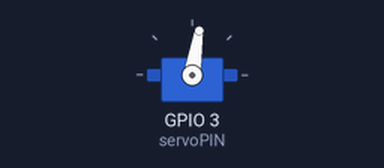
The program below on a simulated Raspberry Pi (BCM pin numbers). On the bench: servo. Servo angles are drawn from the pulse width (0.5 ms = 0°, 2.5 ms = 180°). At 1.0 s the program stops and its outputs stay as they are.

Above: at 0.1 s.
Timing chart, 0 to 1.6 s (numbered marks = the images above):
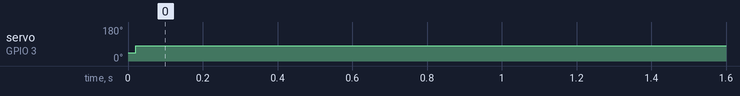

The program:

motor_angle_setup.py
```python
# Raspberry pi 4 + Ubuntu 20.04 + python3
# Servomotor MG 946R & MG 995 at pin number 03

import time
from time import sleep
import RPi.GPIO as GPIO

# 1. PIN NO. SET
servoPIN = 3
GPIO.setmode(GPIO.BCM)
GPIO.setwarnings(False)
GPIO.setup(servoPIN, GPIO.OUT, initial=GPIO.HIGH)

# 2. PWM SET
p = GPIO.PWM(servoPIN, 50)
p.start(5)

# 3. SET ANGLE
def setAngle(angle) :
    duty = angle / 18 + 2
    GPIO.output(servoPIN, True)
    p.ChangeDutyCycle(duty)
    sleep(1)
    GPIO.output(servoPIN, False)
    p.ChangeDutyCycle(0)

setAngle(90) # set angle to 90 degrees

p.stop()

# 4. CLEAN UP
GPIO.cleanup()
```

Measured:
- by itself, servo on GPIO 3 (servoPIN): 45° → 81° at 0.02 s
